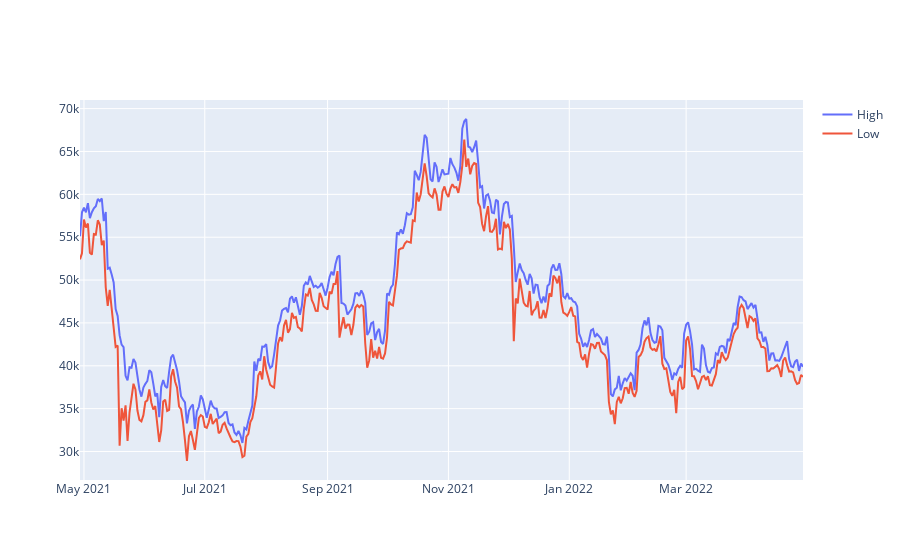

Here is the notebook cell this chart was saved with:
### Code cell
import plotly.graph_objects as go
import plotly.express as plt

fig = go.Figure()

fig.add_trace(go.Scatter(x = df['Date'], y = df['High'], name = 'High'))
fig.add_trace(go.Scatter(x = df['Date'], y = df['Low'], name = 'Low'))

### Figure 1 — Plotly figure (JSON) as saved in the notebook; plotly's stock layout.template omitted (floating-point values rounded to 4 significant figures; data arrays with more than 128 entries replaced by an {"elided": "..."} marker saying what was removed)
{"data": [{"name": "High", "type": "scatter", "x": {"elided": "366 str values"}, "y": {"elided": "366 float values"}}, {"name": "Low", "type": "scatter", "x": {"elided": "366 str values"}, "y": {"elided": "366 float values"}}], "layout": {}}
